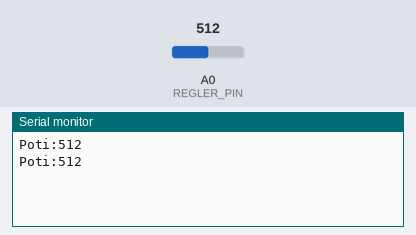
Simulated run of this sketch. Board: Arduino Uno, built with avr-gcc and run on an emulated ATmega328P. Shown: the last lines printed to the serial monitor. The inputs (shaded band) are chosen by the test bench; at power-on: A0 (REGLER_PIN) = 512.

Above: at 1.8 s.
1.9 s: A0 (REGLER_PIN) set to 716
At 2.5 s:
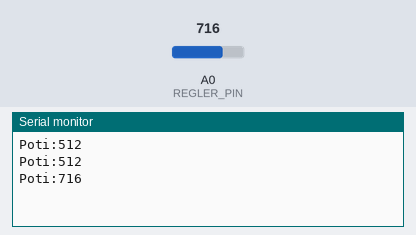
3.4 s: A0 (REGLER_PIN) set to 900
At 4.8 s:
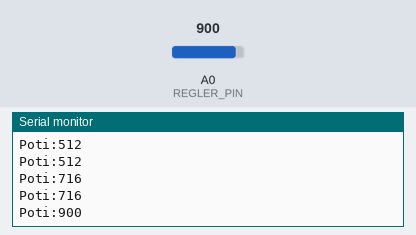
Timing chart, 0 to 6.4 s (numbered marks = the images above; inputs shaded):
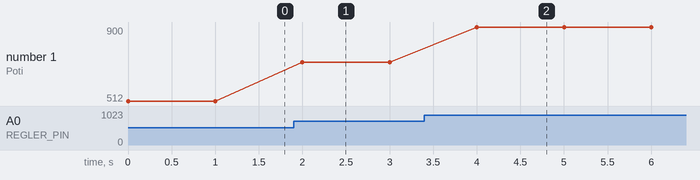

Measured:
- after the input at 1.9 s, the serial monitor: prints a new line after 0.10 s (image 1)
- after the input at 3.4 s, the serial monitor: prints a new line after 0.60 s (image 2)
- plotted number 1: 512 → 716 after the input at 1.9 s, 716 → 900 after the input at 3.4 s

The sketch:

read_potentiometer.ino
```cpp
// speichern des am Anschluss A0 gelesenen Werts
int ReglerWert;

// Potentiometer am Anschluss A0
int REGLER_PIN = A0;

void setup()
{
  Serial.begin(115200);
}

void loop() {
  // Wert des Potentiometers lesen: 0...1023
  ReglerWert = analogRead(REGLER_PIN);

  Serial.print("Poti:");
  Serial.println(ReglerWert);

  delay(1000);
}
```
